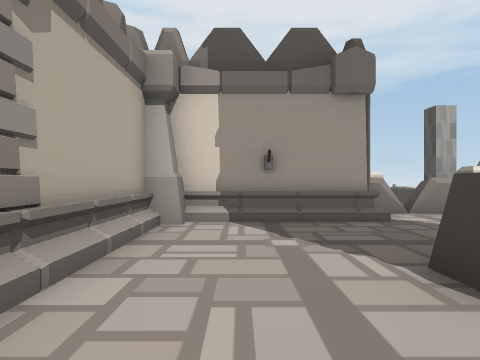
view 1 (above)

21 first-person views from a walk through a Unity game level. The camera is 1.4 m above the floor, looks level and sees 75° across. The floor is counted in squares, 2 m on a side. Each view is taken from the middle of a square. On the plan, view 1 faces up. The plan holds only what a view shows up to about 10 squares ahead; the rest is blank. The place goes on beyond the plan. The player is left out. Door leaves are left out, so doorways stand open. Some surface patterns are stand-ins.

view 2
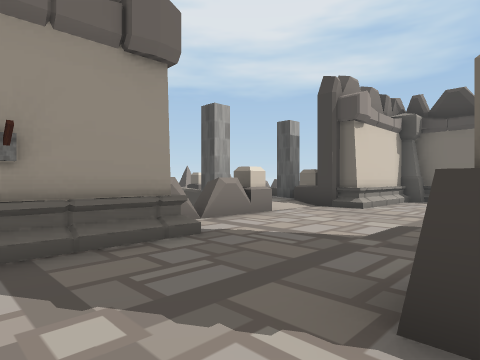

view 3
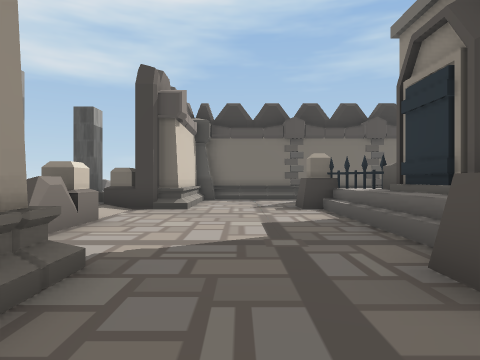

view 4
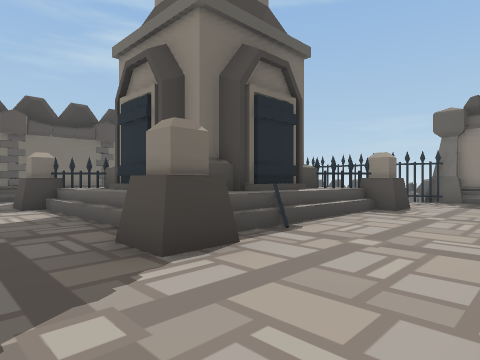

view 5
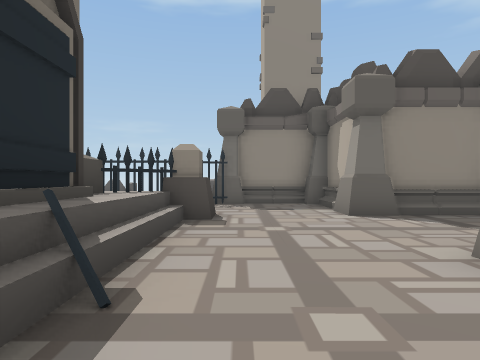

view 6
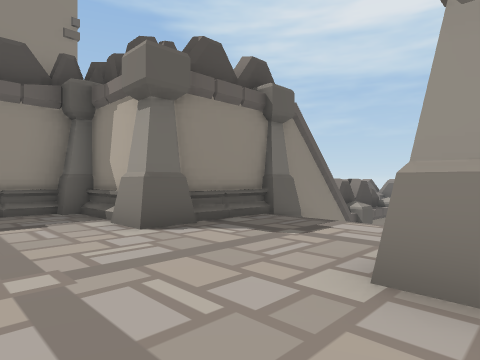

view 7
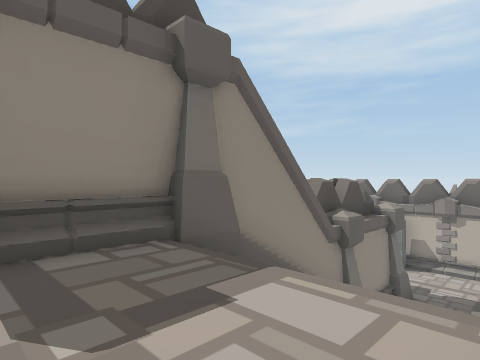

view 8
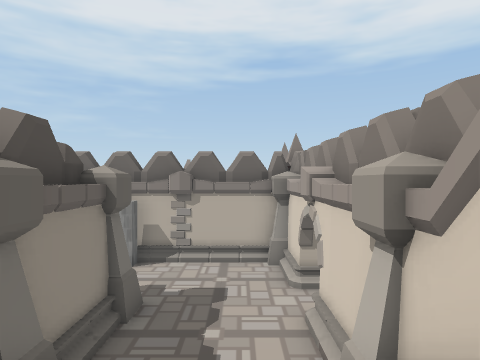

view 9
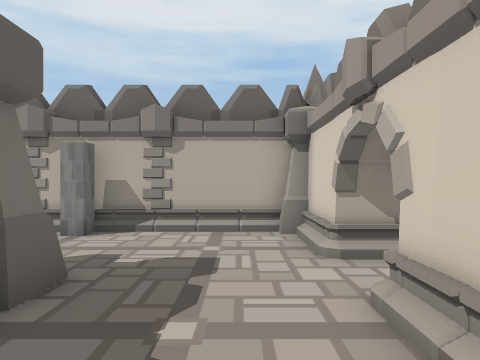

view 10
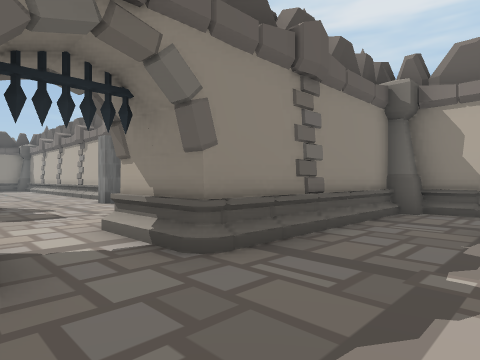

view 11
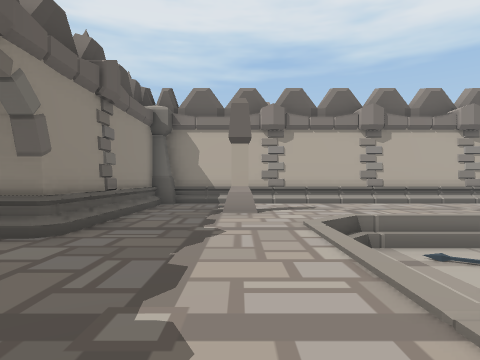

view 12
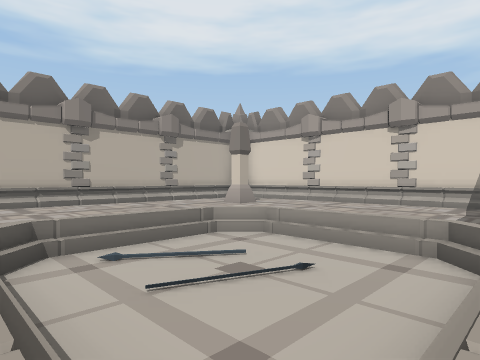

view 13
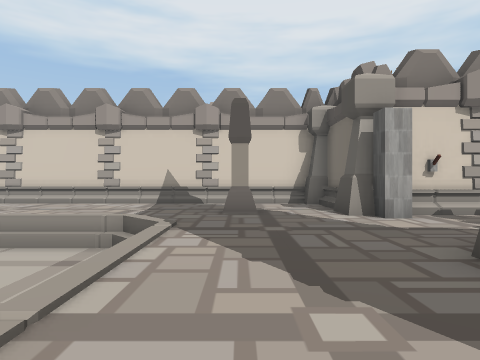

view 14
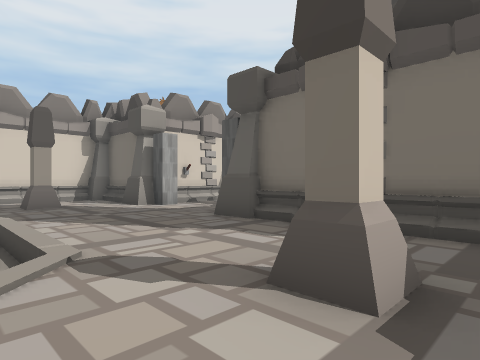

view 15
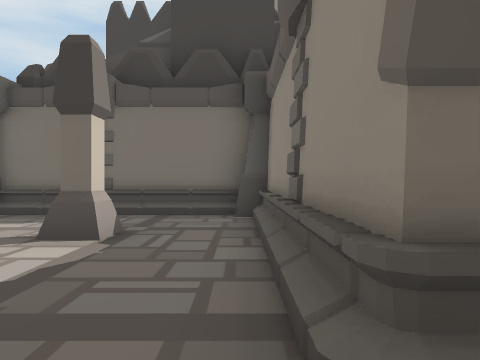

view 16
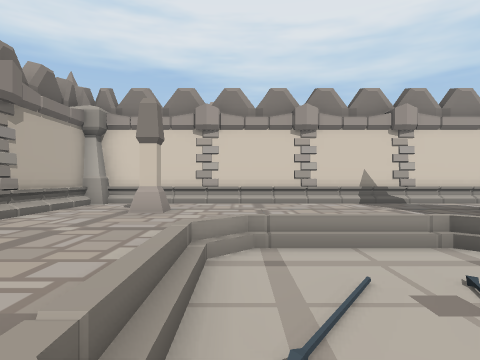

view 17
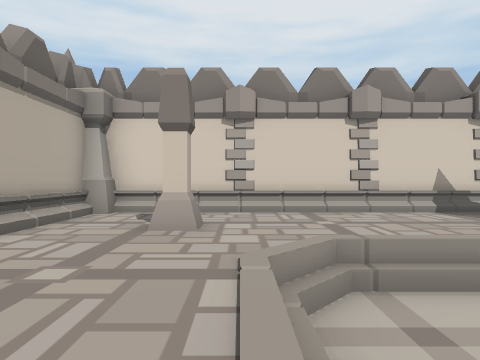

view 18
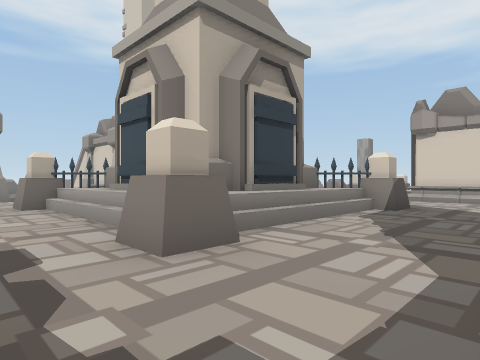

view 19
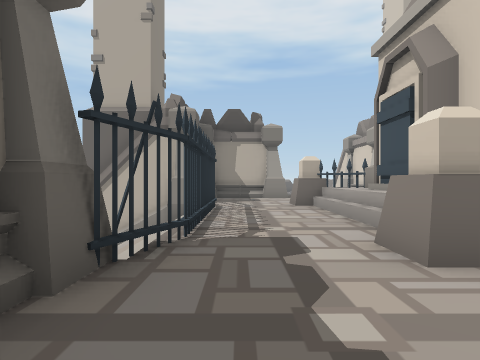

view 20
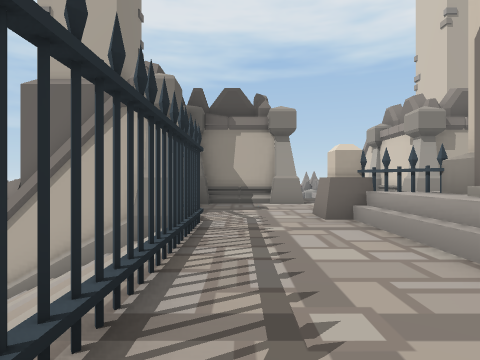

view 21
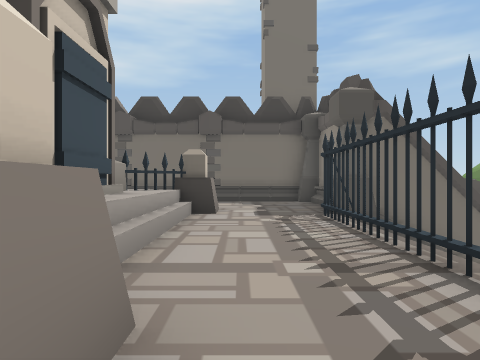

### Floor plan
Key: @ floor where view 1 was taken; # wall or solid block; . main floor; : floor 3 m higher than the main floor; + floor 6 m higher than the main floor; / step, stairs or slope; D open door; = window, fence, low wall or low ledge; ^ raised ledge; v drop or lower ground.
Columns run from 20 left of view 1 to 11 right of it. Each row starts with its distance up from view 1.
 16 ^        ##
 15 ###############
 14 ##...........##
 13 #.............#
 12 #..#.......#..####
 11 #.............#..
 10 #....vvvvv....D.
  9 #....vvvvv....D
  8 #....vvvvv....#          # D#
  7 #....vvvvv....#       ####//#
  6 #....vvvvv....#    ####+++++####
  5 #.............#   ##+++++++++++#
  4 #..#.......#..#   #++++++++++++
  3 #.............#   #++++++++++++
  2 ##...........##   #+++#=+++=#++
  1  ######.######    #+++/#####+++
  0    ####.#####     #+@+/#   #+++
 -1    ##.....//    /+++++/#   #+++
 -2    #...... /  / /+++++/#   #++++
 -3    #......      /+++++/#####=+++
 -4    #......// ////+++++#/////#+++
 -5    ##..############+++++++++++++
 -6    #.DD.          #+++++++++++++
 -7    # ..           ##+##vv#v##++#
 -8                    ###//////####
 -9                      #///   /#
-10                      #::    /#

Where each view was taken, in squares from view 1:
view 1: 0 up, 0 right, facing up
view 2: 2 up, 0 right, facing up-right
view 3: 4 up, 0 right, facing right
view 4: 4 up, 1 left, facing down-right
view 5: 2 up, 1 right, facing down
view 6: 0 up, 1 right, facing down-left
view 7: 1 down, 2 left, facing down-left
view 8: 2 down, 6 left, facing left
view 9: 2 down, 9 left, facing left
view 10: 4 up, 12 left, facing down-left
view 11: 4 up, 10 left, facing left
view 12: 5 up, 10 left, facing up-left
view 13: 5 up, 9 left, facing up
view 14: 3 up, 11 left, facing up-right
view 15: 2 up, 13 left, facing right
view 16: 5 up, 15 left, facing up
view 17: 7 up, 16 left, facing up
view 18: 6 down, 11 right, facing up-left
view 19: 6 down, 11 right, facing left
view 20: 6 down, 8 right, facing left
view 21: 5 down, 1 right, facing right
